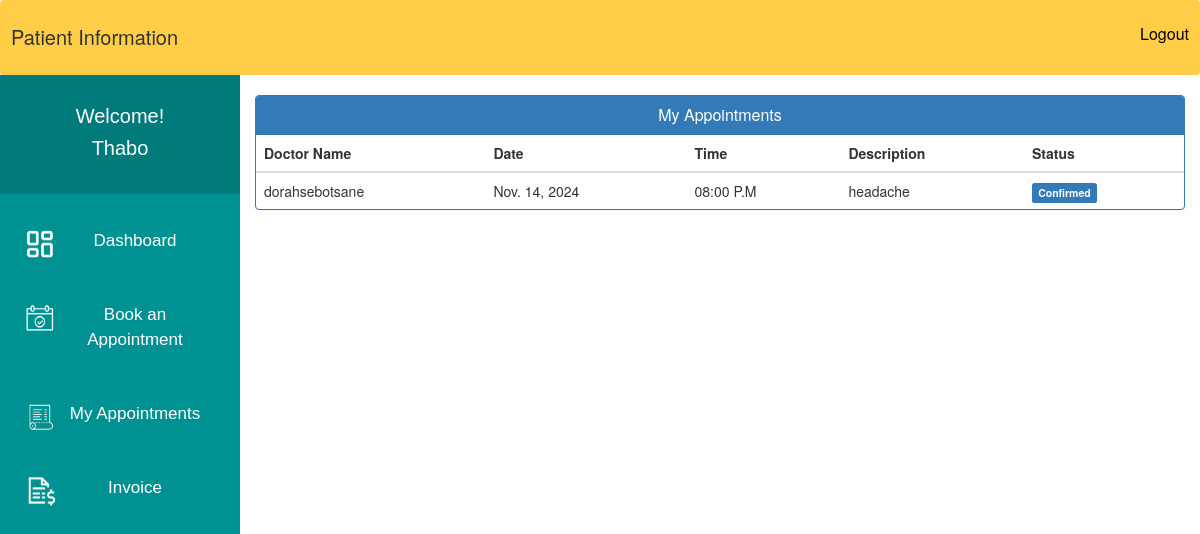
Page /patient_my_appointment/ (signed in) on the committed database.
### MyApp/models.py (models this page shows, shortened)
class Appointment(models.Model):
    patientId=models.PositiveIntegerField(null=True)
    doctorId=models.PositiveIntegerField(null=True)
    patientName=models.CharField(max_length=40,null=True)
    doctorName=models.CharField(max_length=40,null=True)
    appointmentDate=models.DateField(null=False)
    description=models.TextField(max_length=500)
    status=models.BooleanField(default=False)
    time = models.CharField(max_length=10, choices=Time,default="")

### MyApp/views.py (the view)
# urls.py: path('patient_my_appointment/', views.patient_my_appointment, name="patient_my_appointment"),
@login_required
def patient_my_appointment(request):
    patient=Patient.objects.get(user_id=request.user.id)
    appointments=Appointment.objects.all().filter(patientId=request.user.id)
    return render (request, 'MyApp/patient_my_appointment.html', {'appointments':appointments,'patient':patient})

### templates/MyApp/patient_my_appointment.html (shortened to what this page needs)
{% extends 'MyApp/patient_base.html' %}
    {%  block content_dashboard %}
<head>
  <link href="//netdna.bootstrapcdn.com/bootstrap/3.0.0/css/bootstrap.min.css" rel="stylesheet" id="bootstrap-css">
</head>
<div class="container">
  <div class="panel panel-primary">
    <div class="panel-heading">
      <h6 class="panel-title">My Appointments</h6>
    </div>
    <table class="table table-hover" id="dev-table">
      <thead>
        <tr>
          <th>Doctor Name</th>
          <th>Date</th>
          <th>Time</th>
          <th>Description</th>
          <th>Status</th>
        </tr>
      </thead>
      {% for a in appointments %}
      <tr>
        <td> {{a.doctorName}}</td>
        <td>{{a.appointmentDate}}</td>
        <td>{{a.time}}</td>
        <td>{{a.description}}</td>
        {%if a.status%}
        <td> <span class="label label-primary">Confirmed</span></td>
        {% else %}
        <td> <span class="label label-success">Pending</span></td>
        {% endif %}
      </tr>
      {% endfor %}
    </table>
  </div>
</div>
    {%  endblock content_dashboard %}

### templates/MyApp/patient_base.html (shortened to what this page needs)
<!DOCTYPE html>
{% load staticfiles %}
<html lang="en">
<head>
    <link rel="stylesheet" href="https://stackpath.bootstrapcdn.com/bootstrap/4.1.3/css/bootstrap.min.css">
</head>
<body>
    <div class="navbar">
        <a>Patient Information</a>
        <a href="{% url 'MyApp:logout' %}" class="logoutbtn">Logout</a>
    </div>
     <div class="sidebar">
        <div class="userprofile">
            <h2 style="color:white; font-family:sans-serif; padding-top:30px; text-align:center; margin:0px; font-size:20px;">Welcome!</h2>
            <h4 style="color:white; font-family:sans-serif; text-align:center; padding-bottom:35px;font-size:20px;">{{request.user.username}}</h4>
        </div>
        <a href="{% url 'MyApp:patient_dashboard' %}"><img class="icon" src="{% static "images/PDash.png" %}">Dashboard</a>
        <a href="{% url 'MyApp:patient_book_appointment' %}"><img class="icon" src="{% static "images/ApptIcon.png" %}">Book an Appointment</a>
        <a href="{% url 'MyApp:patient_my_appointment' %}"><img class="icon" src="{% static "images/PApptHist.png" %}">My Appointments</a>
        <a href="{% url 'MyApp:patient_invoice' %}"><img class="icon" src="{% static "images/Invoice.png" %}">Invoice</a>
    </div>
{%  block content_dashboard %}
{%  endblock content_dashboard %}
</body>
</html>

### templates/MyApp/patient_base.html (style rules this page uses)
body { background-color: rgb(255, 255, 255); padding: 0px; margin-top: 0px; margin-left: 0px; margin-right: 0px; margin-bottom: 0px; }
.navbar { overflow: hidden; background-color: rgb(255, 206, 70); height:75px; width:100%; padding-top:22px; z-index:1; top:0; position:fixed; display:block; }
.navbar a { float: left; display:block; font-size: 20px; color: black; text-align: center; text-decoration: none; }
.navbar .logoutbtn { float: right; display:block; font-size: 16px; color: black; text-align: center; padding-bottom:2px; text-decoration: none; }
.sidebar .userprofile { background-color: rgb(0, 122, 122); }
.sidebar { margin-top: 8px; padding-top: 0px; width: 20%; text-align: center; height=100%%; background-color: rgb(0, 146, 146); font-family: sans-serif; font-size:17px; font-weight: normal; position: fixed; top: 67px; left: 0; bottom: 0; }
.sidebar a { display: block; color: white; padding: 25px; text-decoration: none; }
.icon { float:left; width:30px; height:30px; }

### templates/MyApp/patient_my_appointment.html (style rules this page uses)
.container { margin-left: 20%; width: 80%; }
a:link { text-decoration: none; }
h6 { text-align: center; }

### rows in the picture
Appointment: doctorName "dorahsebotsane", appointmentDate "Nov. 14, 2024", time "08:00 P.M", description "headache", status "Confirmed"

### other values in the picture
{{ request.user.username }} "Thabo"
